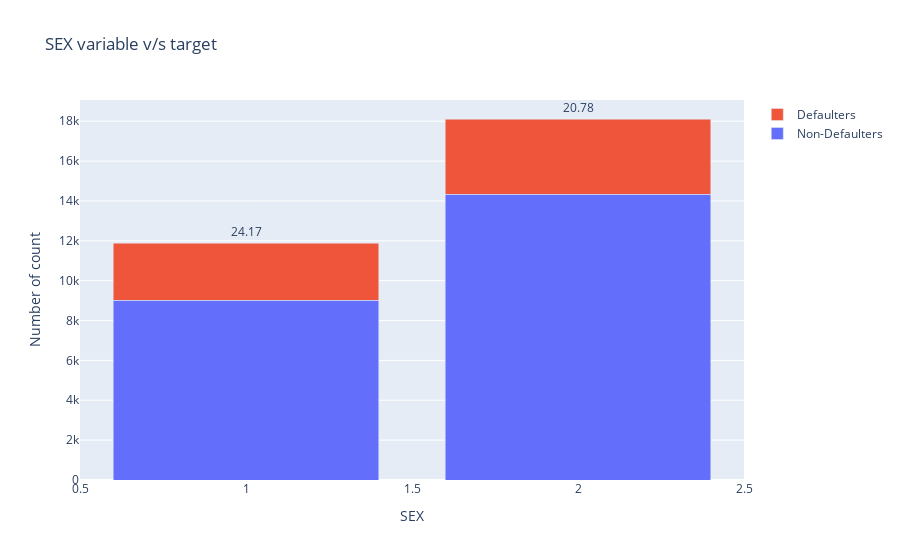

Source (notebook cell):
### Code cell
cross("SEX","default")

### Figure 1 — Plotly figure (JSON) as saved in the notebook; plotly's stock layout.template omitted (floating-point values rounded to 4 significant figures)
{"data": [{"name": "Non-Defaulters", "type": "bar", "x": [1, 2], "y": [9015, 14349]}, {"name": "Defaulters", "text": [24.17, 20.78], "textposition": "outside", "type": "bar", "x": [1, 2], "y": [2873, 3763]}], "layout": {"barmode": "stack", "title": {"text": "SEX variable v/s target"}, "xaxis": {"title": {"text": "SEX"}}, "yaxis": {"title": {"text": "Number of count"}}}}
